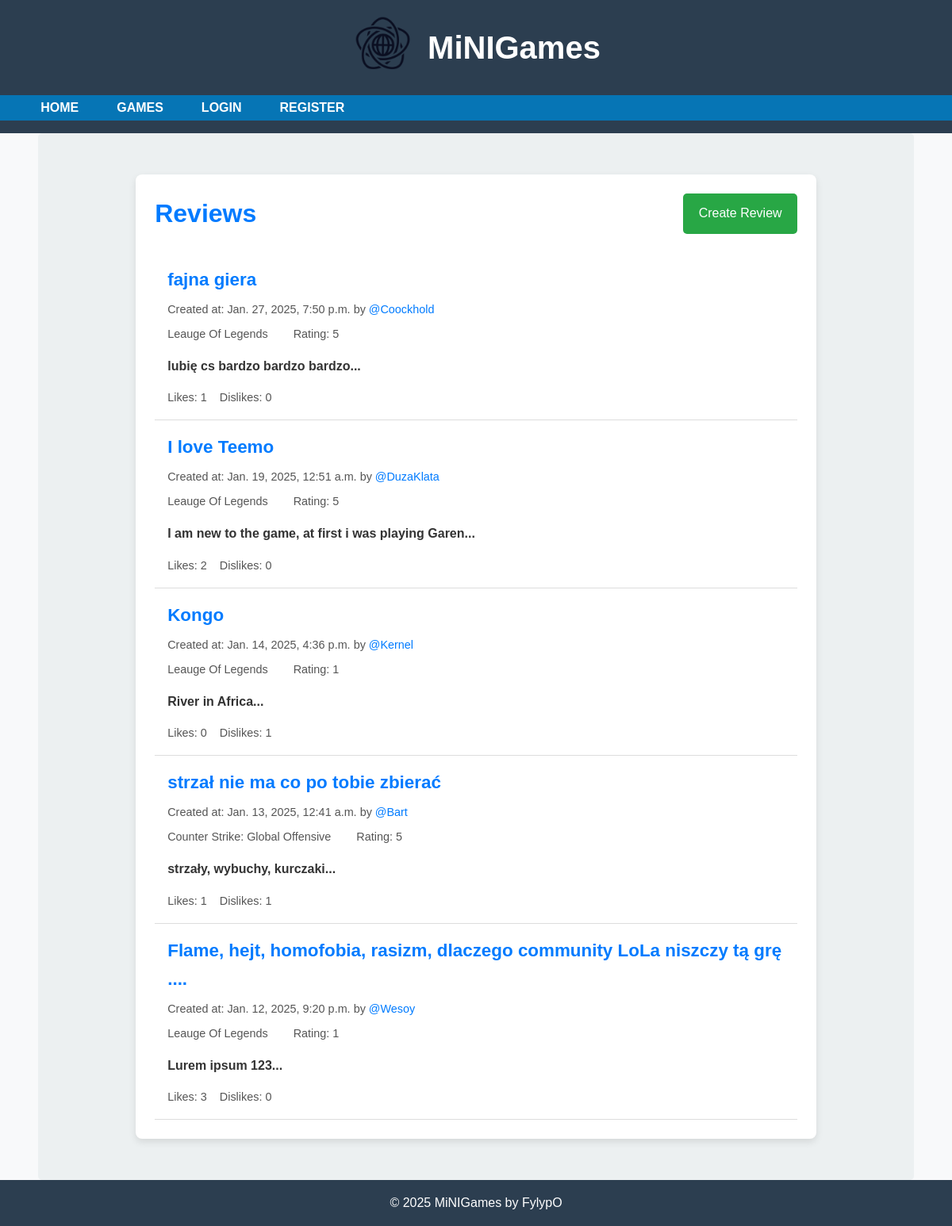
The app's page /reviews/ with its own data.
### minigames/models.py (models this page shows, shortened)
class ReactionMixin(models.Model):
    likes = models.IntegerField(default=0)
    dislikes = models.IntegerField(default=0)
    reactions = GenericRelation('Reaction', related_query_name='content_object')
    class Meta:
        abstract = True
    @property
    def like_count(self):
        return self.reactions.filter(reaction_type=Reaction.ReactionType.LIKE).count()
    @property
    def dislike_count(self):
        return self.reactions.filter(reaction_type=Reaction.ReactionType.DISLIKE).count()

class Review(ReactionMixin, models.Model):
    title = models.CharField(max_length=255)
    content = models.TextField()
    created_at = models.DateTimeField(auto_now_add=True)
    updated_at = models.DateTimeField(auto_now=True)
    author = models.ForeignKey(User, on_delete=models.CASCADE)
    game = models.ForeignKey(Game, on_delete=models.CASCADE)
    gamerate = models.IntegerField(validators=[MinValueValidator(1), MaxValueValidator(5)])
    edited = models.BooleanField(default=False)

class Game(models.Model):
    title = models.CharField(max_length=255)
    genre = models.CharField(max_length=255)
    studio = models.CharField(max_length=255)
    release_date = models.DateField()
    image = models.ImageField(upload_to='games/', null=True, blank=True, default='media/deault_profile.png')
    def __str__(self):
        return self.title

### minigames/views.py (the view)
# urls.py: path('reviews/', views.reviews, name='reviews'),
def reviews(request):
    reviews = Review.objects.all().order_by('-created_at')
    context = {"reviews": reviews}
    return render(request, 'minigames/reviews.html', context)

### templates/minigames/reviews.html (shortened to what this page needs)
{% extends "minigames/base.html" %}
{% load static %}
{% block extra_css %}
    <link rel="stylesheet" href="{% static 'css/reviews.css' %}">
{% endblock %}
{% block content %}
<div id="Reviews" class="tabcontent">
    <div class="reviews-container">
        <div class="reviews-header">
            <h2>Reviews</h2>
            <a href="{% url 'review_create' %}" class="btn create-button">Create Review</a>
        </div>
        <ul class="content-list">
            {% for review in reviews|dictsortreversed:"created_at" %}
            <li class="list-item">
                <h3>
                    <a href="{% url 'review_site' review.id %}" class="item-title">
                        {{ review.title }}
                    </a>
                </h3>
                <p class="item-meta">
                    Created at: {{ review.created_at }}
                    <span class="author">
                        by <a href="{% url 'user_profile' review.author.id %}">@{{ review.author.username }}</a>
                    </span>
                </p>
                <div class="item-info">
                    <p class="item-meta">{{ review.game }}</p>
                    <p class="item-meta">Rating: {{ review.gamerate }}</p>
                </div>
                <p class="review-excerpt">
                    {{ review.content|slice:":50" }}...
                </p>
                <div class="item-stats">
                    <small id="review-{{ review.id }}-likes">Likes: {{ review.like_count }}</small>
                    <small id="review-{{ review.id }}-dislikes">Dislikes: {{ review.dislike_count }}</small>
                </div>
            </li>
            {% endfor %}
        </ul>
    </div>
</div>
{% endblock %}

### templates/minigames/base.html (shortened to what this page needs)
{% load static %}
<!DOCTYPE html>
<html lang="en">
<head>
    <link rel="stylesheet" href="{% static 'CSS/base.css' %}">
    {% block extra_css %}{% endblock %}
</head>
<body>
    <header>
        <nav class="navbar">
            <div class="navtop">
                <div class="logo">
                    <a href="/">
                        <img src="{% static 'media/logo.png' %}" alt="MiNIGames Logo">
                    </a>
                </div>
                <div class="site-title">
                    <h1>MiNIGames</h1>
                </div>
            </div>
            <div class="navbottom">
                <ul class="nav-links">
                    <li><a href="{% url 'home' %}">HOME</a></li>
                    <li><a href="{% url 'games' %}">GAMES</a></li>
                    {% if user.is_authenticated %}
                        <li class="right"><a href="{% url 'user_profile' user.id %}">{{ user.username }}</a></li>
                        <li class="right"><a href="{% url 'account_logout' %}">LOGOUT</a></li>
                    {% else %}
                        <li class="right"><a href="{% url 'account_login' %}">LOGIN</a></li>
                        <li class="right"><a href="{% url 'account_signup' %}">REGISTER</a></li>
                    {% endif %}
                </ul>
            </div>
        </nav>
    </header>
    <main class="content container">
        {% block content %}{% endblock %}
    </main>
    <footer class="footer">
        <div class="footer-content">
            <p>&copy; 2025 MiNIGames by FylypO</p>
        </div>
    </footer>
</body>
</html>

### static/CSS/base.css (style rules this page uses)
* { margin: 0; padding: 0; box-sizing: border-box; }
html, body { font-family: 'Roboto', sans-serif; height: 100%; color: #333; line-height: 1.6; overflow-x: hidden; overflow-y: scroll; }
header { background: #2c3e50; color: white; padding-bottom: 1rem; }
.navbar { display: flex; align-items: center; flex-direction: column; justify-content: space-between; margin: 0 auto; }
.navtop { display: flex; flex-direction: row; align-items: center; justify-content:center; padding: 1rem; width: 100%; }
.navbottom { display: flex; align-items: center; justify-content:left; background-color: rgb(6, 117, 181); width: 100%; padding: 0.2rem; }
.logo img { width: 5em; height: auto; margin-right: 1rem; }
.site-title h1 { margin: 0; font-size: 2.5rem; }
.nav-links { list-style: none; display: flex; margin: 0; padding: 0; }
.nav-links li { margin-left: 3rem; }
.nav-links a { text-decoration: none; color: white; font-weight: 700; transition: color 0.3s; }
main.content { padding: 2rem 1rem; margin: 0 3em; background: #ecf0f1; border-radius: 5px; flex-grow: 1; }
footer.footer { background: #2c3e50 !important; color: white !important; text-align: center !important; padding: 1rem 0 !important; margin-top: auto; }
footer.footer p { margin: 0px !important; }
html, body { display: flex; flex-direction: column; height: 100%; }

### static/CSS/reviews.css (style rules this page uses)
* { margin: 0; padding: 0; box-sizing: border-box; }
body { font-family: 'Arial', sans-serif; background-color: #f8f9fa; color: #333; line-height: 1.6; }
.reviews-container { max-width: 80%; margin: 20px auto; padding: 1.5rem; background: #fff; border-radius: 8px; box-shadow: 0 4px 10px rgba(0, 0, 0, 0.1); }
.reviews-header { display: flex; justify-content: space-between; align-items: center; margin-bottom: 1.5rem; }
.reviews-header h2 { font-size: 2rem; color: #007bff; }
.create-button { background-color: #28a745; color: #fff; padding: 0.8rem 1.2rem; border: none; border-radius: 5px; font-size: 1rem; text-decoration: none; transition: background-color 0.3s ease; }
.content-list { list-style: none; padding: 0; margin: 0; }
.list-item { padding: 1rem; border-bottom: 1px solid #ddd; transition: background-color 0.2s ease; }
.item-title { font-size: 1.4rem; color: #007bff; text-decoration: none; }
.item-meta { font-size: 0.9rem; color: #555; margin-top: 0.5rem; }
.author a { color: #007bff; text-decoration: none; }
.review-excerpt { margin: 1rem 0; font-size: 1rem; color: #333; font-weight: 600; }
.item-stats { display: flex; gap: 1rem; font-size: 0.9rem; color: #555; }
.item-stats small { font-size: 0.9rem; }
.item-info { display: flex; flex-direction: row; gap: 2rem; }

### records on screen
Review: title "fajna giera", created_at "Jan. 27, 2025, 7:50 p.m.", author.username "Coockhold", game "Leauge Of Legends", gamerate "5", content "lubię cs bardzo bardzo bardzo", like_count "1", dislike_count "0"
Review: title "I love Teemo", created_at "Jan. 19, 2025, 12:51 a.m.", author.username "DuzaKlata", game "Leauge Of Legends", gamerate "5", content "I am new to the game, at first i was playing Garen", like_count "2", dislike_count "0"
Review: title "Kongo", created_at "Jan. 14, 2025, 4:36 p.m.", author.username "Kernel", game "Leauge Of Legends", gamerate "1", content "River in Africa", like_count "0", dislike_count "1"
Review: title "strzał nie ma co po tobie zbierać", created_at "Jan. 13, 2025, 12:41 a.m.", author.username "Bart", game "Counter Strike: Global Offensive", gamerate "5", content "strzały, wybuchy, kurczaki", like_count "1", dislike_count "1"
Review: title "Flame, hejt, homofobia, rasizm, dlaczego community LoLa niszczy tą grę ....", created_at "Jan. 12, 2025, 9:20 p.m.", author.username "Wesoy", game "Leauge Of Legends", gamerate "1", content "Lurem ipsum 123", like_count "3", dislike_count "0"
